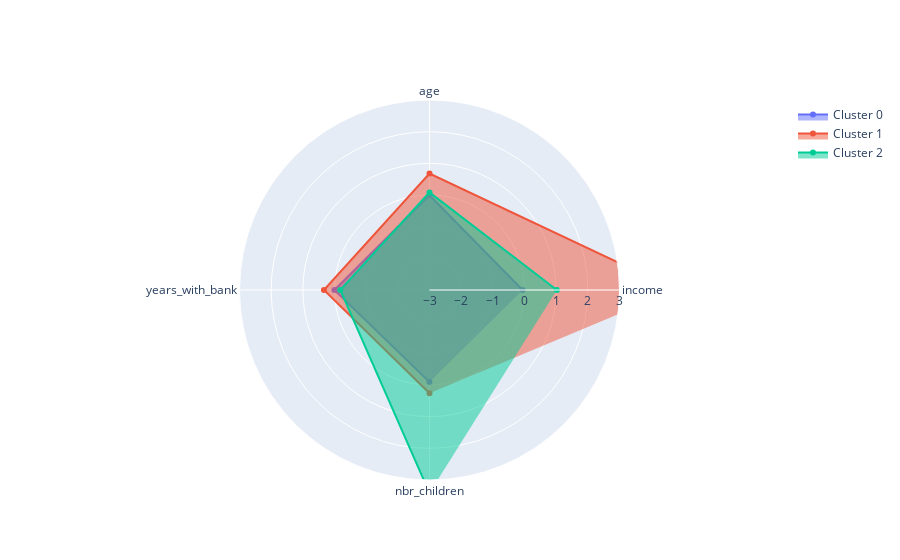

Here is the notebook cell this chart was saved with:
### Code cell
features = list(means2.columns)

fig = go.Figure()

clusters=[0,1,2]

for c in clusters:
    fig.add_trace(go.Scatterpolar(
          r=list(means2.loc[c]),
          theta=features,
          fill='toself',
          name='Cluster '+str(c)
    ))

fig.update_layout(
      polar=dict(
        radialaxis=dict(
          visible=True,
          range=[-3, 3]
        )),
      showlegend=True
    )

fig.show()

### Figure 1 — Plotly figure (JSON) as saved in the notebook; plotly's stock layout.template omitted (floating-point values rounded to 4 significant figures)
{"data": [{"fill": "toself", "name": "Cluster 0", "r": [-0.06001, -0.006842, 0.002474, -0.09137], "theta": ["income", "age", "years_with_bank", "nbr_children"], "type": "scatterpolar"}, {"fill": "toself", "name": "Cluster 1", "r": [4.796, 0.6764, 0.3337, 0.2586], "theta": ["income", "age", "years_with_bank", "nbr_children"], "type": "scatterpolar", "visible": true}, {"fill": "toself", "name": "Cluster 2", "r": [1.022, 0.08237, -0.182, 3.409], "theta": ["income", "age", "years_with_bank", "nbr_children"], "type": "scatterpolar", "visible": true}], "layout": {"autosize": true, "polar": {"angularaxis": {"type": "category"}, "radialaxis": {"autorange": false, "range": [-3, 3], "type": "linear", "visible": true}}, "showlegend": true}}
